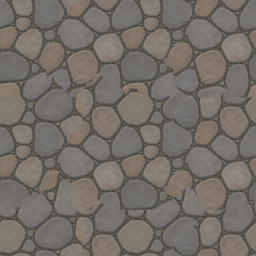
#> input picture examples/game-assets/sample/tile.png, 256 x 256 px, given in place of sample, which was not available
$ python portraits.py out.png sample
#> lines starting #> are read from the running program, lines starting #| are printed output that depends on the picture; pictures that were not available may be replaced by others from this repository, and a replacement may not be noted
"""Turn character art into dialogue-box portraits: square, plain and framed.

usage:
  uv run --with pillow --with numpy python -I portraits.py OUT_DIR IMAGE [IMAGE ...] \
      [--size 256] [--frame 14] [--color "#b0863c"] [--colors 256]

  IMAGE     the character art, any format (the portrait is cropped to a square from the center)
  --size    portrait size in pixels (default 256)
  --frame   frame width in pixels, drawn over the edge of the art (default 14)
  --color   frame color (default brass)
  --colors  save the portraits as 8-bit palette PNGs of N colors (default: full color)

Steps:
1. Crop to a square, resize with LANCZOS, save NAME.png.
2. Draw one frame in code: a rounded rectangle with a bevel lit from the upper left,
   dark outlines and a soft shadow on the art. It is the same for every portrait, so
   the set looks like one set. It is saved on its own as frame.png (clear window), so
   a UI can lay it over any portrait.
3. Lay the frame over each portrait: NAME-framed.png. The corners are transparent.
"""
import argparse
import os

import numpy as np
from PIL import Image

ap = argparse.ArgumentParser(description=__doc__.split("\n")[0])
ap.add_argument("out")
ap.add_argument("images", nargs="+")
ap.add_argument("--size", type=int, default=256)
ap.add_argument("--frame", type=int, default=14)
ap.add_argument("--color", default="#b0863c")
ap.add_argument("--colors", type=int, default=0)
args = ap.parse_args()
SIZE, WIDTH = args.size, args.frame
BASE = np.array([int(args.color.lstrip("#")[i:i + 2], 16) for i in (0, 2, 4)], np.float32)
OUTLINE, GROOVE = np.array([36, 26, 18], np.float32), np.array([52, 36, 20], np.float32)
LIGHT = np.array([-0.7071, -0.7071], np.float32)  # from the upper left (x right, y down)


def make_frame(size, width, ss=4):
    """The frame as an RGBA image, and a mask of the art that shows (everything inside the outline)."""
#> called with size = 256, width = 14, ss = 4
    n = size * ss
    yy, xx = np.mgrid[0:n, 0:n].astype(np.float32) + 0.5

    def sdf(inset, radius):  # distance to a rounded rectangle; below 0 inside
        half = n / 2 - inset
        qx, qy = np.abs(xx - n / 2) - (half - radius), np.abs(yy - n / 2) - (half - radius)
        return np.hypot(np.maximum(qx, 0), np.maximum(qy, 0)) + np.minimum(np.maximum(qx, qy), 0) - radius

    radius, w = 0.08 * n, width * ss
    d_out, d_in = sdf(0, radius), sdf(w, max(radius - w, 2 * ss))
    t, u = -d_out / ss, d_in / ss          # pixels inside the outer edge; pixels outside the window edge
    line, slope = max(1.0, width * 0.11), max(1.5, width * 0.22)

    def lit(d, sign):                      # how much a slope faces the light, -1 to 1
        gy, gx = np.gradient(d)
        return sign * (gx * LIGHT[0] + gy * LIGHT[1]) / (np.hypot(gx, gy) + 1e-6)

    s = np.zeros_like(t)
    outer, inner = (t >= line) & (t < line + slope), (u >= line) & (u < line + slope)
    s[outer], s[inner] = lit(d_out, 1)[outer], lit(d_in, -1)[inner]
    col = np.clip(BASE * (1 + 0.5 * s[..., None]), 0, 255)
    col[t < line] = OUTLINE
    col[(u >= 0) & (u < line)] = GROOVE
    alpha = np.where((t >= 0) & (u >= 0), 1.0, 0.0)
    window = (u < 0) & (t >= 0)            # a soft shadow falls on the art
    alpha[window] = 0.45 * np.clip(1 + u[window] / 6, 0, 1) ** 2
    col[window] = 0
    pre = (col * alpha[..., None]).reshape(size, ss, size, ss, 3).mean(axis=(1, 3))
    a = alpha.reshape(size, ss, size, ss).mean(axis=(1, 3))
    rgb = np.where(a[..., None] > 1e-4, pre / np.maximum(a[..., None], 1e-4), 0)
    frame = Image.fromarray(np.dstack([rgb, a * 255]).round().astype(np.uint8), "RGBA")
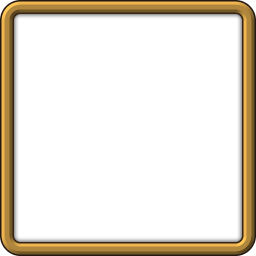
#> frame: PIL image 256x256 RGBA; mean R, G, B, A 29.8, 22.6, 10.3, 54.6; transparent parts drawn white
    show = (t >= line).reshape(size, ss, size, ss).mean(axis=(1, 3))
    return frame, show


def snap_alpha(im):
    """The quantizer rounds alpha: make almost-solid palette entries solid and almost-clear ones clear."""
    if im.palette.mode != "RGBA":
        return im
    pal = np.frombuffer(im.palette.palette, np.uint8).reshape(-1, 4).copy()
    pal[pal[:, 3] >= 250, 3] = 255
    pal[pal[:, 3] <= 5, 3] = 0
    im.putpalette(pal.tobytes(), rawmode="RGBA")
    return im


frame, show = make_frame(SIZE, WIDTH)
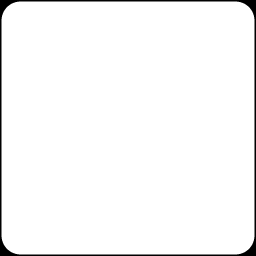
#> show: shape (256, 256) float64; min 0, max 1, mean 0.972
os.makedirs(args.out, exist_ok=True)
frame.save(os.path.join(args.out, "frame.png"), optimize=True)
print(f"frame.png: {SIZE}x{SIZE}, {WIDTH} px wide, color {args.color}")
for path in args.images:
    name = os.path.splitext(os.path.basename(path))[0]
    im = Image.open(path).convert("RGB")
#> im is the input picture: PIL image 256x256 RGB; mean R, G, B 116.3, 110.2, 103.5
    s = min(im.size)
#> s = 256
    im = im.crop(((im.width - s) // 2, (im.height - s) // 2, (im.width + s) // 2, (im.height + s) // 2))
    plain = im.resize((SIZE, SIZE), Image.LANCZOS)
    art = Image.fromarray(np.dstack([np.asarray(plain), (show * 255).round().astype(np.uint8)]), "RGBA")
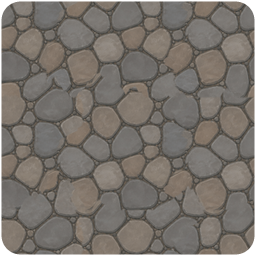
#> art: PIL image 256x256 RGBA; mean R, G, B, A 116.3, 110.2, 103.5, 247.8; transparent parts drawn white
    framed = Image.alpha_composite(art, frame)
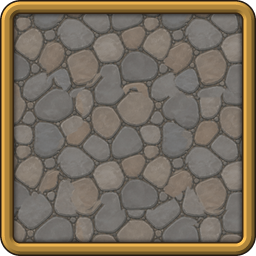
#> framed: PIL image 256x256 RGBA; mean R, G, B, A 121.1, 109.2, 91.8, 253.6; transparent parts drawn white
    if args.colors:  # 8-bit palette PNGs, about 5x smaller; flat-shaded art looks the same
        plain = plain.quantize(colors=args.colors, method=Image.Quantize.MEDIANCUT, dither=Image.Dither.NONE)
        framed = snap_alpha(framed.quantize(colors=args.colors, method=Image.Quantize.FASTOCTREE, dither=Image.Dither.NONE))
    plain.save(os.path.join(args.out, f"{name}.png"), optimize=True)
    framed.save(os.path.join(args.out, f"{name}-framed.png"), optimize=True)
    print(f"{name}: {im.size[0]}x{im.size[1]} -> {SIZE}x{SIZE}, framed with a {WIDTH} px frame")
#| sample: 256x256 -> 256x256, framed with a 14 px frame
